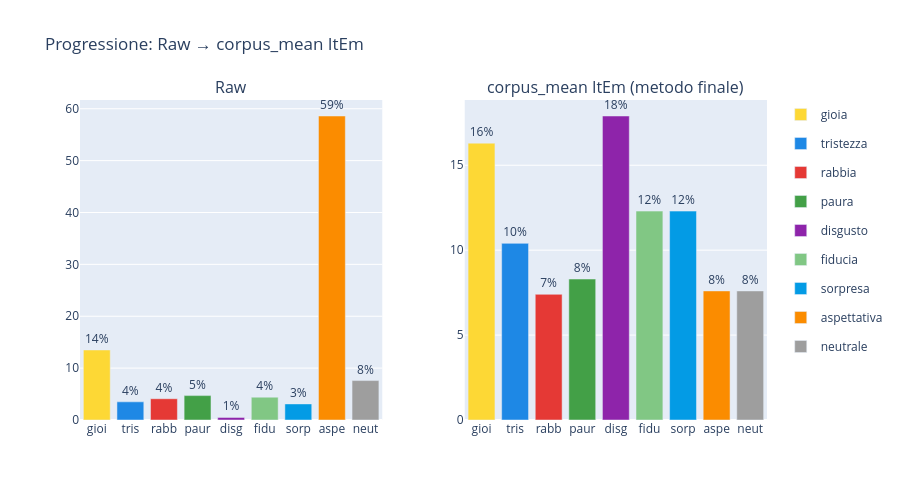

Source (notebook cell):
### Markdown cell above
## Confronto quantitativo: originale vs ricalcolato

Misuriamo l'impatto del ricalcolo su aspettativa e sulle altre emozioni, confrontando raw e corpus_mean.

### Code cell
# Confronto progressione: raw → corpus_mean (metodo finale)
fig = make_subplots(rows=1, cols=2,
    subplot_titles=['Raw', 'corpus_mean ItEm (metodo finale)'],
    horizontal_spacing=0.12)
for col_idx, df_r in enumerate([df_raw, df_corpus_mean], start=1):
    counts = df_r['dominant_emotion'].value_counts()
    for e in BASIC_EMOTIONS + ['neutrale']:
        n = counts.get(e, 0)
        fig.add_trace(go.Bar(name=e, x=[e[:4]], y=[round(n/total*100, 1)],
            marker_color=EMOTION_COLORS.get(e, '#999'),
            showlegend=(col_idx==1), legendgroup=e,
            text=['{:.0f}%'.format(n/total*100)], textposition='outside'),
            row=1, col=col_idx)
fig.update_layout(
    title='Progressione: Raw → corpus_mean ItEm',
    barmode='group', height=500)
fig.show()

### Figure 1 — Plotly figure (JSON) as saved in the notebook; plotly's stock layout.template omitted (floating-point values rounded to 4 significant figures)
{"data": [{"legendgroup": "gioia", "marker": {"color": "#FDD835"}, "name": "gioia", "showlegend": true, "text": ["14%"], "textposition": "outside", "x": ["gioi"], "y": [13.5], "type": "bar", "xaxis": "x", "yaxis": "y"}, {"legendgroup": "tristezza", "marker": {"color": "#1E88E5"}, "name": "tristezza", "showlegend": true, "text": ["4%"], "textposition": "outside", "x": ["tris"], "y": [3.5], "type": "bar", "xaxis": "x", "yaxis": "y"}, {"legendgroup": "rabbia", "marker": {"color": "#E53935"}, "name": "rabbia", "showlegend": true, "text": ["4%"], "textposition": "outside", "x": ["rabb"], "y": [4.1], "type": "bar", "xaxis": "x", "yaxis": "y"}, {"legendgroup": "paura", "marker": {"color": "#43A047"}, "name": "paura", "showlegend": true, "text": ["5%"], "textposition": "outside", "x": ["paur"], "y": [4.7], "type": "bar", "xaxis": "x", "yaxis": "y"}, {"legendgroup": "disgusto", "marker": {"color": "#8E24AA"}, "name": "disgusto", "showlegend": true, "text": ["1%"], "textposition": "outside", "x": ["disg"], "y": [0.5], "type": "bar", "xaxis": "x", "yaxis": "y"}, {"legendgroup": "fiducia", "marker": {"color": "#81C784"}, "name": "fiducia", "showlegend": true, "text": ["4%"], "textposition": "outside", "x": ["fidu"], "y": [4.4], "type": "bar", "xaxis": "x", "yaxis": "y"}, {"legendgroup": "sorpresa", "marker": {"color": "#039BE5"}, "name": "sorpresa", "showlegend": true, "text": ["3%"], "textposition": "outside", "x": ["sorp"], "y": [3.1], "type": "bar", "xaxis": "x", "yaxis": "y"}, {"legendgroup": "aspettativa", "marker": {"color": "#FB8C00"}, "name": "aspettativa", "showlegend": true, "text": ["59%"], "textposition": "outside", "x": ["aspe"], "y": [58.6], "type": "bar", "xaxis": "x", "yaxis": "y"}, {"legendgroup": "neutrale", "marker": {"color": "#9E9E9E"}, "name": "neutrale", "showlegend": true, "text": ["8%"], "textposition": "outside", "x": ["neut"], "y": [7.6], "type": "bar", "xaxis": "x", "yaxis": "y"}, {"legendgroup": "gioia", "marker": {"color": "#FDD835"}, "name": "gioia", "showlegend": false, "text": ["16%"], "textposition": "outside", "x": ["gioi"], "y": [16.3], "type": "bar", "xaxis": "x2", "yaxis": "y2"}, {"legendgroup": "tristezza", "marker": {"color": "#1E88E5"}, "name": "tristezza", "showlegend": false, "text": ["10%"], "textposition": "outside", "x": ["tris"], "y": [10.4], "type": "bar", "xaxis": "x2", "yaxis": "y2"}, {"legendgroup": "rabbia", "marker": {"color": "#E53935"}, "name": "rabbia", "showlegend": false, "text": ["7%"], "textposition": "outside", "x": ["rabb"], "y": [7.4], "type": "bar", "xaxis": "x2", "yaxis": "y2"}, {"legendgroup": "paura", "marker": {"color": "#43A047"}, "name": "paura", "showlegend": false, "text": ["8%"], "textposition": "outside", "x": ["paur"], "y": [8.3], "type": "bar", "xaxis": "x2", "yaxis": "y2"}, {"legendgroup": "disgusto", "marker": {"color": "#8E24AA"}, "name": "disgusto", "showlegend": false, "text": ["18%"], "textposition": "outside", "x": ["disg"], "y": [17.9], "type": "bar", "xaxis": "x2", "yaxis": "y2"}, {"legendgroup": "fiducia", "marker": {"color": "#81C784"}, "name": "fiducia", "showlegend": false, "text": ["12%"], "textposition": "outside", "x": ["fidu"], "y": [12.3], "type": "bar", "xaxis": "x2", "yaxis": "y2"}, {"legendgroup": "sorpresa", "marker": {"color": "#039BE5"}, "name": "sorpresa", "showlegend": false, "text": ["12%"], "textposition": "outside", "x": ["sorp"], "y": [12.3], "type": "bar", "xaxis": "x2", "yaxis": "y2"}, {"legendgroup": "aspettativa", "marker": {"color": "#FB8C00"}, "name": "aspettativa", "showlegend": false, "text": ["8%"], "textposition": "outside", "x": ["aspe"], "y": [7.6], "type": "bar", "xaxis": "x2", "yaxis": "y2"}, {"legendgroup": "neutrale", "marker": {"color": "#9E9E9E"}, "name": "neutrale", "showlegend": false, "text": ["8%"], "textposition": "outside", "x": ["neut"], "y": [7.6], "type": "bar", "xaxis": "x2", "yaxis": "y2"}], "layout": {"xaxis": {"anchor": "y", "domain": [0.0, 0.44]}, "yaxis": {"anchor": "x", "domain": [0.0, 1.0]}, "xaxis2": {"anchor": "y2", "domain": [0.56, 1.0]}, "yaxis2": {"anchor": "x2", "domain": [0.0, 1.0]}, "annotations": [{"font": {"size": 16}, "showarrow": false, "text": "Raw", "x": 0.22, "xanchor": "center", "xref": "paper", "y": 1.0, "yanchor": "bottom", "yref": "paper"}, {"font": {"size": 16}, "showarrow": false, "text": "corpus_mean ItEm (metodo finale)", "x": 0.78, "xanchor": "center", "xref": "paper", "y": 1.0, "yanchor": "bottom", "yref": "paper"}], "title": {"text": "Progressione: Raw → corpus_mean ItEm"}, "barmode": "group", "height": 500}}
